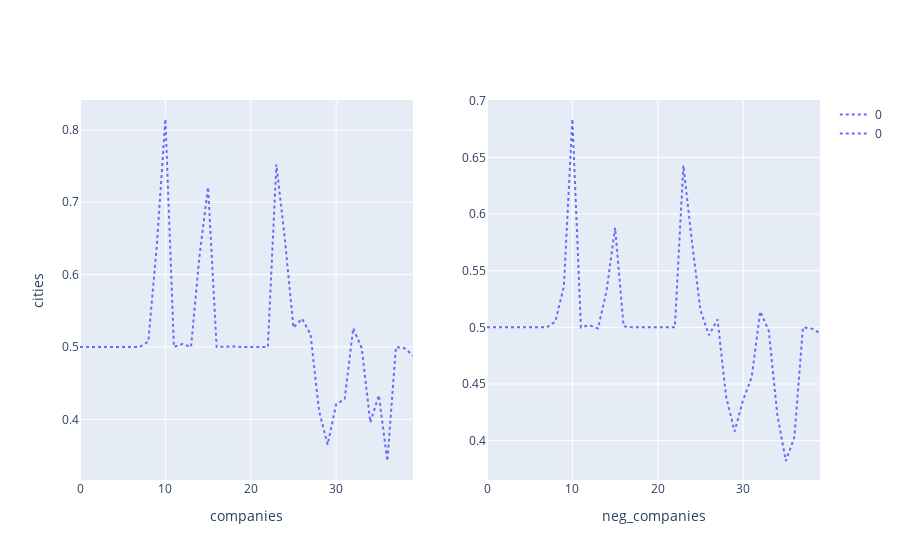

Here is the notebook cell this chart was saved with:
### Code cell
from utils.analytics_utils import plot_transfer_acc_subplots
train_acts = {"cities": modelact}
test_acts = {"companies": modelact_ood, "neg_companies": modelact_neg}
acc, fig = plot_transfer_acc_subplots(train_acts, test_acts, act_type="resid_post", n_layers=40)
fig.show()

### Figure 1 — Plotly figure (JSON) as saved in the notebook; plotly's stock layout.template omitted (floating-point values rounded to 4 significant figures)
{"data": [{"hovertemplate": "variable=0<br>index=%{x}<br>value=%{y}<extra></extra>", "legendgroup": "0", "line": {"color": "#636efa", "dash": "dot"}, "marker": {"color": "blue", "size": 3, "symbol": "circle"}, "mode": "lines", "name": "0", "orientation": "v", "showlegend": true, "type": "scatter", "x": [0, 1, 2, 3, 4, 5, 6, 7, 8, 9, 10, 11, 12, 13, 14, 15, 16, 17, 18, 19, 20, 21, 22, 23, 24, 25, 26, 27, 28, 29, 30, 31, 32, 33, 34, 35, 36, 37, 38, 39], "xaxis": "x", "y": [0.5, 0.5, 0.5, 0.5, 0.5, 0.5, 0.5, 0.5, 0.5075, 0.6408, 0.815, 0.5, 0.5042, 0.5, 0.6267, 0.7208, 0.5, 0.5008, 0.5008, 0.5, 0.5, 0.5008, 0.5, 0.7525, 0.6483, 0.5267, 0.5392, 0.5175, 0.4117, 0.365, 0.4208, 0.4283, 0.5258, 0.4983, 0.3958, 0.4333, 0.3425, 0.5, 0.4983, 0.4883], "yaxis": "y"}, {"hovertemplate": "variable=0<br>index=%{x}<br>value=%{y}<extra></extra>", "legendgroup": "0", "line": {"color": "#636efa", "dash": "dot"}, "marker": {"color": "blue", "size": 3, "symbol": "circle"}, "mode": "lines", "name": "0", "orientation": "v", "showlegend": true, "type": "scatter", "x": [0, 1, 2, 3, 4, 5, 6, 7, 8, 9, 10, 11, 12, 13, 14, 15, 16, 17, 18, 19, 20, 21, 22, 23, 24, 25, 26, 27, 28, 29, 30, 31, 32, 33, 34, 35, 36, 37, 38, 39], "xaxis": "x2", "y": [0.5, 0.5, 0.5, 0.5, 0.5, 0.5, 0.5, 0.5, 0.505, 0.536, 0.684, 0.5, 0.502, 0.499, 0.532, 0.588, 0.501, 0.5, 0.5, 0.5, 0.5, 0.5, 0.5, 0.643, 0.576, 0.515, 0.493, 0.507, 0.439, 0.408, 0.436, 0.456, 0.514, 0.497, 0.423, 0.382, 0.403, 0.5, 0.499, 0.495], "yaxis": "y2"}], "layout": {"xaxis": {"anchor": "y", "domain": [0, 0.45], "title": {"text": "companies"}}, "xaxis2": {"anchor": "y2", "domain": [0.55, 1], "title": {"text": "neg_companies"}}, "yaxis": {"anchor": "x", "domain": [0, 1], "title": {"text": "cities"}}, "yaxis2": {"anchor": "x2", "domain": [0, 1]}}}
